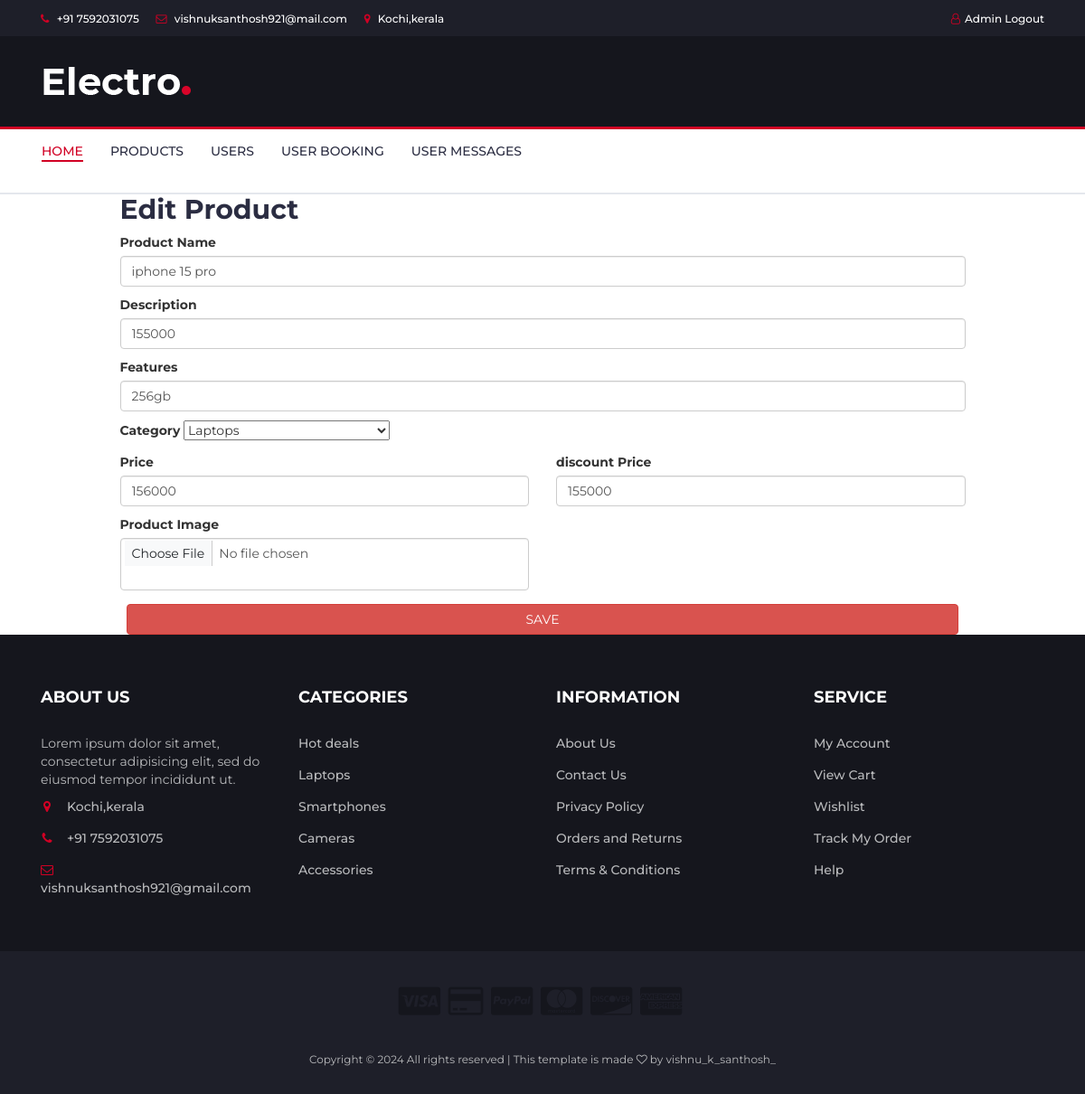
Screenshot of /adsingle/editproduct/19 with the database file from the repository.
### myapp/models.py (models this page shows, shortened)
class products(models.Model):
    categorychoices = (
        ('l','Laptops'),
        ('m','Mobiles'),
        ('c','Cameras and Photography'),
        ('h','Headphones and Accessories'),
        ('p','Powerbanks and Chargers'),
        ('a','Accessories'),
    )
    name = models.CharField(max_length=500)
    image = models.ImageField(upload_to='images/product')
    price = models.IntegerField()
    description = models.CharField(max_length=1000)
    features = models.CharField(max_length=1000)
    discount = models.IntegerField()
    category = models.CharField(max_length=100,default='l',choices=categorychoices)

### myapp/views.py (the view)
# urls.py: path('adsingle/editproduct/<wal>',views.editproduct,name='editproduct'),
def editproduct(a2,wal):
    obj = products.objects.filter(id=wal).first()
    return render(a2,'myadmin/edit-product.html',{'obj':obj})

### templates/myadmin/edit-product.html (shortened to what this page needs)
{% extends 'myadmin/adbase.html' %}
{% block content %}
{%load static%}
<div class="container tm-mt-big tm-mb-big">
  <div class="row">
    <div class="col-xl-9 col-lg-10 col-md-12 col-sm-12 mx-auto">
      <div class="tm-bg-primary-dark tm-block tm-block-h-auto">
        <div class="row">
          <div class="col-12">
            <h2 class="tm-block-title d-inline-block ">Edit Product</h2>
          </div>
        </div>
        <div class="row tm-edit-product-row">
          <div class="">
            <form action="editproduct2/{{obj.id}}" method="post" class="tm-edit-product-form" enctype="multipart/form-data">
              <div class="form-group mb-3">
                <label
                  for="name"
                  >Product Name
                </label>
                <input
                  id="name"
                  name="name"
                  type="text"
                  value="{{obj.name}}"
                  class="form-control validate"
                  required
                />
              </div>
              <div class="form-group mb-3">
                <label
                  for="description"
                  >Description</label
                >
                <input name="description"
                  class="form-control validate"
                  rows="3"
                  value="{{obj.description}}"
                  required
                >
              </div>
              <div class="form-group mb-3">
                <label
                  for="description"
                  >Features</label
                >
                <input name="features"
                  class="form-control validate"
                  rows="2"
                  value="{{obj.features}}"
                  required
                >
              </div>
              <div class="form-group mb-3">
                <label
                  for="category"
                  >Category</label
                >
                <select name="category"
                  class="custom-select tm-select-accounts"
                  id="category"
                >
                    <option value="l">Laptops</option>
                </select>
              </div>
              <div class="row">
                  <div class="form-group mb-3 col-xs-12 col-sm-6">
                      <label
                        for="expire_date"
                        >Price
                      </label>
                      <input
                        id="expire_date"
                        name="price"
                        type="text"
                        value="{{obj.price}}"
                        class="form-control validate"
                        data-large-mode="true"
                        required
                      />
                    </div>
                    <div class="form-group mb-3 col-xs-12 col-sm-6">
                      <label
                        for="stock"
                        >discount Price
                      </label>
                      <input
                        id="stock" name="discount"
                        type="text"
                        value="{{obj.discount}}"
                        class="form-control validate"
                        required
                      />
                    </div>
                    <div class="form-group mb-4 col-xs-12 col-sm-6">
                      <label
                        for="stock"
                        >Product Image
                      </label>
                      <input
                        type="file"
                        class="form-control validate"
                        value="{{obj.img}}"
                        style="padding-bottom: 50px;"
                        name="img"
                        required
                       >
                      </div>
              </div>
          </div>
          </div>
          <div class="col-12">
            <button type="submit" class="btn btn-danger btn-block text-uppercase">Save</button>
          </div>
        </div>
      </div>
    </div>
  </div>
    {% endblock %}

### static/css/style.css (style rules this page uses)
body { font-family: 'Montserrat', sans-serif; font-weight: 400; color: #333; }
h1, h2, h3, h4, h5, h6 { color: #2B2D42; font-weight: 700; margin: 0 0 10px; }

### rows the page displays
products: name "iphone 15 pro", description "155000", features "256gb", price "156000", discount "155000"
